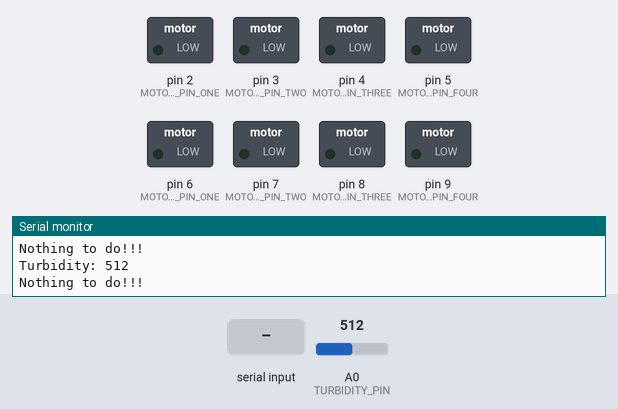
A sketch run on a simulated Arduino Uno, built with avr-gcc and run on an emulated ATmega328P. Shown: switched loads named in the sketch (green lamp = pin HIGH), the last lines printed to the serial monitor. The test bench sets the inputs (shaded band); at power-on: A0 (TURBIDITY_PIN) = 512.

Above: at 1.2 s.
1.3 s: "T" received over Serial
At 1.9 s:
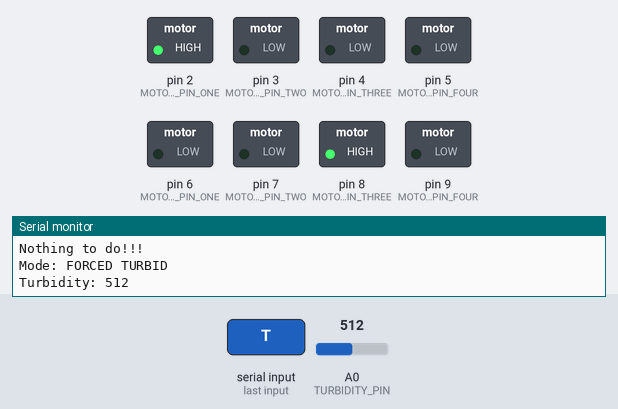
3.0 s: "C" received over Serial
At 4.2 s:
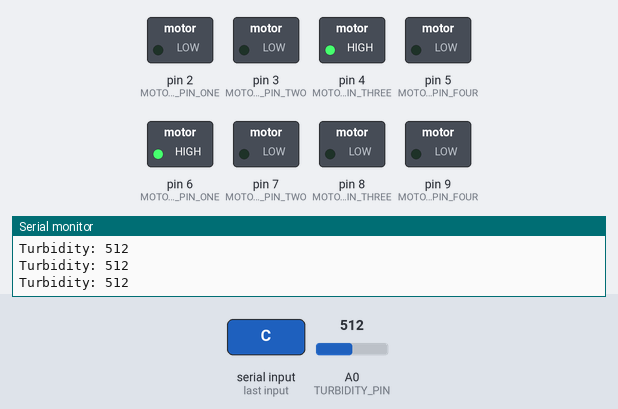
4.5 s: "t" received over Serial
At 5.5 s:
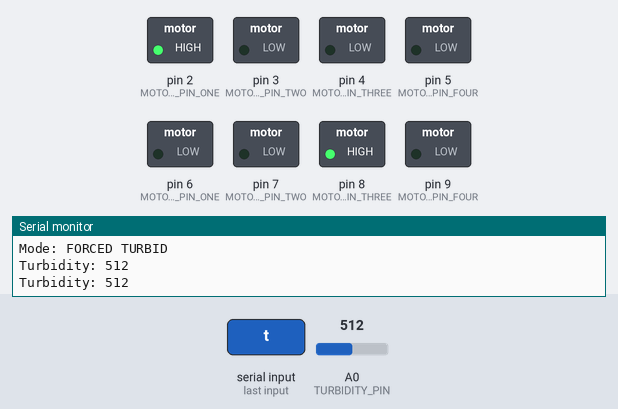
6.0 s: "c" received over Serial
At 6.7 s:
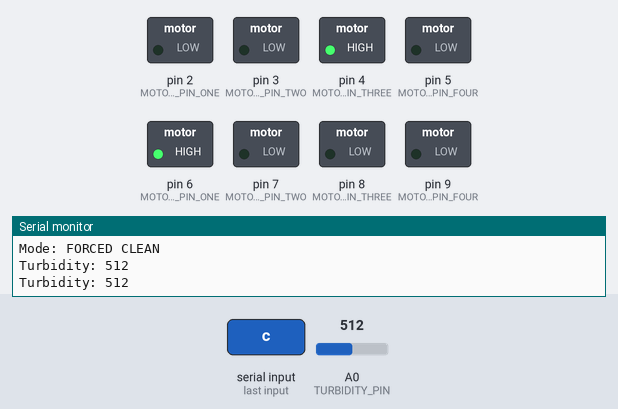
Timing chart, 0 to 8.5 s (numbered marks = the images above; inputs shaded):
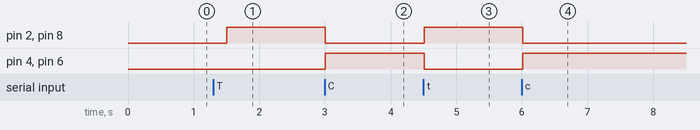

Measured:
- after the input at 1.3 s, pin 2 (MOTOR_DRIVER_ONE_PIN_ONE), pin 8 (MOTOR_DRIVER_TWO_PIN_THREE): LOW → HIGH after 0.21 s
- after the input at 3.0 s, pin 2 (MOTOR_DRIVER_ONE_PIN_ONE), pin 8 (MOTOR_DRIVER_TWO_PIN_THREE): HIGH → LOW at once; pin 4 (MOTOR_DRIVER_ONE_PIN_THREE), pin 6 (MOTOR_DRIVER_TWO_PIN_ONE): LOW → HIGH at once
- after the input at 4.5 s, pin 2 (MOTOR_DRIVER_ONE_PIN_ONE), pin 8 (MOTOR_DRIVER_TWO_PIN_THREE): LOW → HIGH at once; pin 4 (MOTOR_DRIVER_ONE_PIN_THREE), pin 6 (MOTOR_DRIVER_TWO_PIN_ONE): HIGH → LOW at once
- after the input at 6.0 s, pin 2 (MOTOR_DRIVER_ONE_PIN_ONE), pin 8 (MOTOR_DRIVER_TWO_PIN_THREE): HIGH → LOW at once; pin 4 (MOTOR_DRIVER_ONE_PIN_THREE), pin 6 (MOTOR_DRIVER_TWO_PIN_ONE): LOW → HIGH at once

The sketch:

mic-code.ino
```cpp
// Pin Configuration
#define TURBIDITY_PIN A0

// Motor Driver 1 (Motors 1 & 2)
#define MOTOR_DRIVER_ONE_PIN_ONE 2
#define MOTOR_DRIVER_ONE_PIN_TWO 3
#define MOTOR_DRIVER_ONE_PIN_THREE 4
#define MOTOR_DRIVER_ONE_PIN_FOUR 5

// Motor Driver 2 (Motors 3 & 4)
#define MOTOR_DRIVER_TWO_PIN_ONE 6
#define MOTOR_DRIVER_TWO_PIN_TWO 7
#define MOTOR_DRIVER_TWO_PIN_THREE 8
#define MOTOR_DRIVER_TWO_PIN_FOUR 9

// Sensor Thresholds
const int NULL_MIN = 625;
const int NULL_MAX = 670;

const int CLEAN_MIN = 725; // 725
const int CLEAN_MAX = 830; // 830

const int TURBID_MIN = 840; // 840
const int TURBID_MAX = 900; // 900

int turbidity = 0;

enum Mode { AUTO, TURBID, CLEAN, STOP };
Mode mode = AUTO;

void setup() {
  Serial.begin(115200);
  setupMotorPins();
  stopAllMotors();  // Ensure all motors are OFF at startup
  Serial.println("System Ready. Serial Commands: T = turbid, C = clean, A = auto, S = stop all motors");
}

// Pin Mode Setup
void setupMotorPins() {
  pinMode(MOTOR_DRIVER_ONE_PIN_ONE, OUTPUT);
  pinMode(MOTOR_DRIVER_ONE_PIN_TWO, OUTPUT);
  pinMode(MOTOR_DRIVER_ONE_PIN_THREE, OUTPUT);
  pinMode(MOTOR_DRIVER_ONE_PIN_FOUR, OUTPUT);
  pinMode(MOTOR_DRIVER_TWO_PIN_ONE, OUTPUT);
  pinMode(MOTOR_DRIVER_TWO_PIN_TWO, OUTPUT);
  pinMode(MOTOR_DRIVER_TWO_PIN_THREE, OUTPUT);
  pinMode(MOTOR_DRIVER_TWO_PIN_FOUR, OUTPUT);
}

// Motor Control Helpers
void stopMotor(int pin1, int pin2) {
  digitalWrite(pin1, LOW);
  digitalWrite(pin2, LOW);
}

void runMotorForward(int pin1, int pin2) {
  digitalWrite(pin1, HIGH);
  digitalWrite(pin2, LOW);
}

void runMotorReverse(int pin1, int pin2) {
  digitalWrite(pin1, LOW);
  digitalWrite(pin2, HIGH);
}

void stopAllMotors() {
  stopMotor(MOTOR_DRIVER_ONE_PIN_ONE, MOTOR_DRIVER_ONE_PIN_TWO);
  stopMotor(MOTOR_DRIVER_ONE_PIN_THREE, MOTOR_DRIVER_ONE_PIN_FOUR);
  stopMotor(MOTOR_DRIVER_TWO_PIN_ONE, MOTOR_DRIVER_TWO_PIN_TWO);
  stopMotor(MOTOR_DRIVER_TWO_PIN_THREE, MOTOR_DRIVER_TWO_PIN_FOUR);
}

// Predefined States
void onAllMotors() {
  runMotorForward(MOTOR_DRIVER_ONE_PIN_ONE, MOTOR_DRIVER_ONE_PIN_TWO);
  runMotorForward(MOTOR_DRIVER_ONE_PIN_THREE, MOTOR_DRIVER_ONE_PIN_FOUR);
  runMotorForward(MOTOR_DRIVER_TWO_PIN_ONE, MOTOR_DRIVER_TWO_PIN_TWO);
  runMotorForward(MOTOR_DRIVER_TWO_PIN_THREE, MOTOR_DRIVER_TWO_PIN_FOUR);
}

void onAllMotorsReverse() {
  runMotorReverse(MOTOR_DRIVER_ONE_PIN_ONE, MOTOR_DRIVER_ONE_PIN_TWO);
  runMotorReverse(MOTOR_DRIVER_ONE_PIN_THREE, MOTOR_DRIVER_ONE_PIN_FOUR);
  runMotorReverse(MOTOR_DRIVER_TWO_PIN_ONE, MOTOR_DRIVER_TWO_PIN_TWO);
  runMotorReverse(MOTOR_DRIVER_TWO_PIN_THREE, MOTOR_DRIVER_TWO_PIN_FOUR);
}

void loop() {
  // Check serial commands
  if (Serial.available() > 0) {
    char cmd = Serial.read();
    if (cmd == 'T' || cmd == 't') {
      mode = TURBID;
      Serial.println("Mode: FORCED TURBID");
    } else if (cmd == 'C' || cmd == 'c') {
      mode = CLEAN;
      Serial.println("Mode: FORCED CLEAN");
    } else if (cmd == 'A' || cmd == 'a') {
      mode = AUTO;
      Serial.println("Mode: AUTO");
    } else if (cmd == 'S' || cmd == 's') {
      mode = STOP;
      stopAllMotors();
      Serial.println("Mode: ALL STOPPED");
    }
  }

  turbidity = analogRead(TURBIDITY_PIN);
  Serial.print("Turbidity: ");
  Serial.println(turbidity);

  if (mode == STOP) {
    stopAllMotors();
    Serial.println("Motors stopped by user command.");
  } else if (mode == AUTO) {
    if (turbidity >= NULL_MIN && turbidity <= NULL_MAX) {
      stopAllMotors();
    } else if (turbidity >= TURBID_MIN && turbidity <= TURBID_MAX) {
      handleTurbidWater();
    } else if (turbidity >= CLEAN_MIN && turbidity <= CLEAN_MAX) {
      handleCleanWater();
    } else {
      Serial.println("Nothing to do!!!");
      stopAllMotors();
    }
  } else if (mode == TURBID) {
    handleTurbidWater();
  } else if (mode == CLEAN) {
    handleCleanWater();
  }
  delay(500);
}

// Condition Handlers
void handleTurbidWater() {
  runMotorForward(MOTOR_DRIVER_ONE_PIN_ONE, MOTOR_DRIVER_ONE_PIN_TWO);  // Motor 1 ON
  runMotorForward(MOTOR_DRIVER_TWO_PIN_THREE, MOTOR_DRIVER_TWO_PIN_FOUR);  // Motor 4 ON
  stopMotor(MOTOR_DRIVER_ONE_PIN_THREE, MOTOR_DRIVER_ONE_PIN_FOUR);        // Motor 2 OFF
  stopMotor(MOTOR_DRIVER_TWO_PIN_ONE, MOTOR_DRIVER_TWO_PIN_TWO);        // Motor 3 OFF
}

void handleCleanWater() {
  runMotorForward(MOTOR_DRIVER_ONE_PIN_THREE, MOTOR_DRIVER_ONE_PIN_FOUR);  // Motor 2 ON
  runMotorForward(MOTOR_DRIVER_TWO_PIN_ONE, MOTOR_DRIVER_TWO_PIN_TWO);  // Motor 3 ON
  stopMotor(MOTOR_DRIVER_ONE_PIN_ONE, MOTOR_DRIVER_ONE_PIN_TWO);        // Motor 1 OFF
  stopMotor(MOTOR_DRIVER_TWO_PIN_THREE, MOTOR_DRIVER_TWO_PIN_FOUR);        // Motor 4 OFF
}
```
